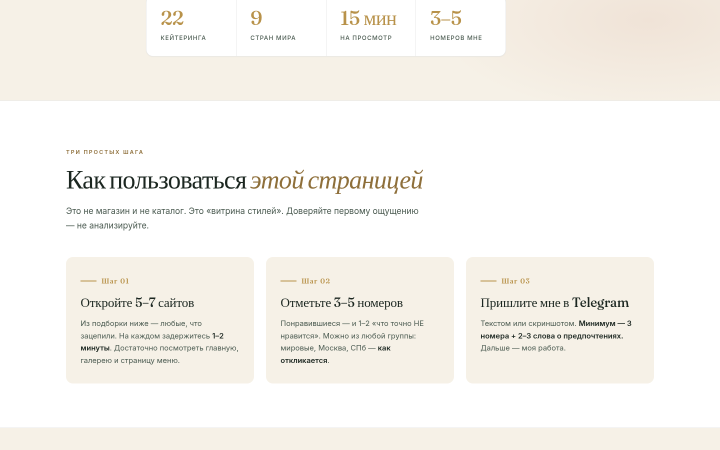
#> input picture scripts/cards_view.png, 1440 x 900 px (shown at 1/2 size)
$ python visual-diff.py cards_view.png full_page.png
#> lines starting #> are read from the running program, lines starting #| are printed output that depends on the picture
#!/usr/bin/env python3
"""
Visual Diff — Пиксельное сравнение скриншотов для визуальной регрессии.

ЧТО: Сравнивает два скриншота и вычисляет % отличающихся пикселей
КАК: PIL Image → resize до одинакового размера → попиксельное сравнение → % diff
ЧЕМ: Python Pillow (PIL)

Usage:
  python3 visual-diff.py baseline.png current.png [--threshold 5] [--output diff.png]
"""
import sys
import os

try:
    from PIL import Image
except ImportError:
    print("error: Pillow not installed. Run: pip install Pillow")
    sys.exit(1)

def compare_images(baseline_path, current_path, threshold_rgb=30, output_path=None):
    """
    Сравнивает два изображения пиксельно.

    Args:
        baseline_path: Путь к baseline скриншоту
        current_path: Путь к текущему скриншоту
        threshold_rgb: Порог разницы RGB для каждого канала (0-255)
        output_path: Путь для сохранения diff изображения

    Returns:
        Строка с результатом: "X.X%" или "error: ..."
    """
    if not os.path.exists(baseline_path):
        return f"error: baseline not found: {baseline_path}"
    if not os.path.exists(current_path):
        return f"error: current not found: {current_path}"

    try:
        img_a = Image.open(baseline_path).convert('RGB')
        img_b = Image.open(current_path).convert('RGB')
    except Exception as e:
        return f"error: cannot open images: {e}"

    # Ресайз до одинакового размера (берём меньший)
    w = min(img_a.width, img_b.width)
    h = min(img_a.height, img_b.height)

    if w == 0 or h == 0:
        return "error: zero dimension image"

    img_a = img_a.resize((w, h), Image.LANCZOS)
    img_b = img_b.resize((w, h), Image.LANCZOS)

    pixels_a = img_a.load()
    pixels_b = img_b.load()

    diff_pixels = 0
    total_pixels = w * h

    # Создание diff изображения если запрошено
    if output_path:
        diff_img = Image.new('RGB', (w, h), (0, 0, 0))
        diff_pixels_data = diff_img.load()

    for y in range(h):
        for x in range(w):
            r_a, g_a, b_a = pixels_a[x, y]
            r_b, g_b, b_b = pixels_b[x, y]

            # Разница по каждому каналу
            diff_r = abs(r_a - r_b)
            diff_g = abs(g_a - g_b)
            diff_b = abs(b_a - b_b)

            if diff_r > threshold_rgb or diff_g > threshold_rgb or diff_b > threshold_rgb:
                diff_pixels += 1
                if output_path:
                    # Подсветить различия красным
                    intensity = max(diff_r, diff_g, diff_b)
                    diff_pixels_data[x, y] = (min(255, intensity * 3), 0, 0)
            else:
                if output_path:
                    # Одинаковые пиксели — затемнённые
                    diff_pixels_data[x, y] = (r_a // 4, g_a // 4, b_a // 4)

    diff_percent = (diff_pixels / total_pixels) * 100

    if output_path:
        diff_img.save(output_path)

    return f"{diff_percent:.2f}%"


if __name__ == '__main__':
    if len(sys.argv) < 3:
        print("Usage: python3 visual-diff.py baseline.png current.png [--threshold 5] [--output diff.png]")
        sys.exit(1)

    baseline = sys.argv[1]
    current = sys.argv[2]
    threshold = 30
    output = None

    i = 3
    while i < len(sys.argv):
        if sys.argv[i] == '--threshold' and i + 1 < len(sys.argv):
            threshold = int(sys.argv[i + 1])
            i += 2
        elif sys.argv[i] == '--output' and i + 1 < len(sys.argv):
            output = sys.argv[i + 1]
            i += 2
        else:
            i += 1

    result = compare_images(baseline, current, threshold, output)
#> in compare_images, img_a is the input picture: PIL image 1440x900 RGB; mean R, G, B 247.4, 245.1, 240.4
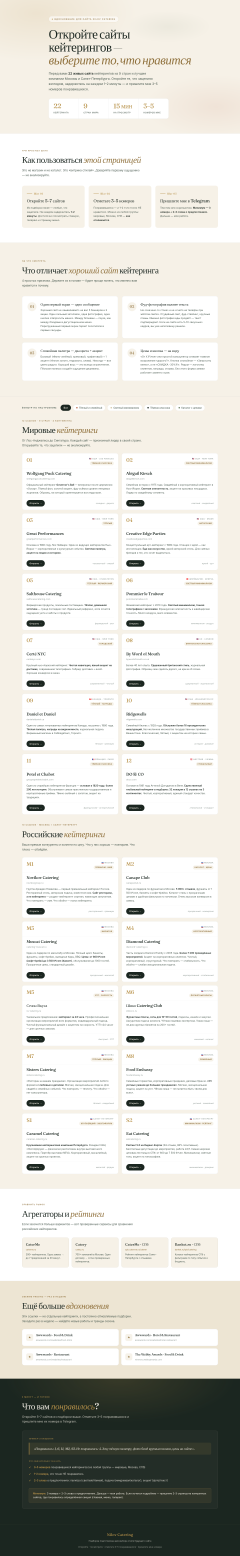
#> input picture scripts/full_page.png, 1440 x 9332 px (shown at 1/6 size)
#> in compare_images, img_b is the input picture: PIL image 1440x9332 RGB; mean R, G, B 220.6, 219.6, 214
#> in compare_images, `img_b = img_b.resize((w, h), Image.LANCZOS)`:
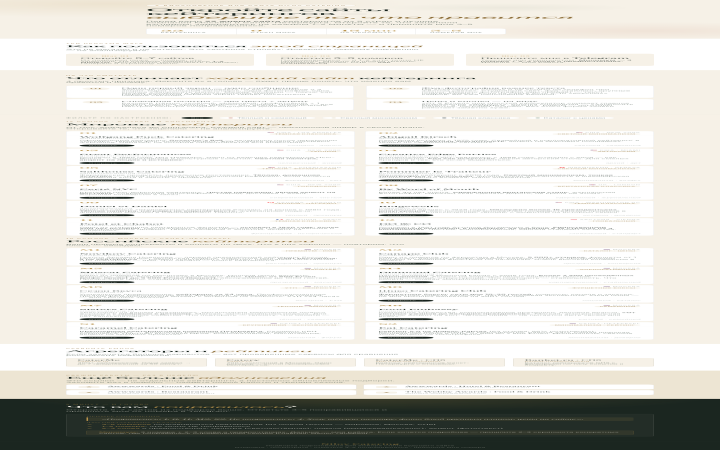
#> img_b: PIL image 1440x900 RGB (shown at 1/2 size); mean R, G, B 220.3, 219.4, 213.7
#> after the loop in compare_images, `for y in range(h):`: diff_pixels = 312319
#> in compare_images, `diff_percent = (diff_pixels / total_pixels) * 100`: diff_percent = 24.1
#> result = '24.10%'
    print(result)
#| 24.10%
